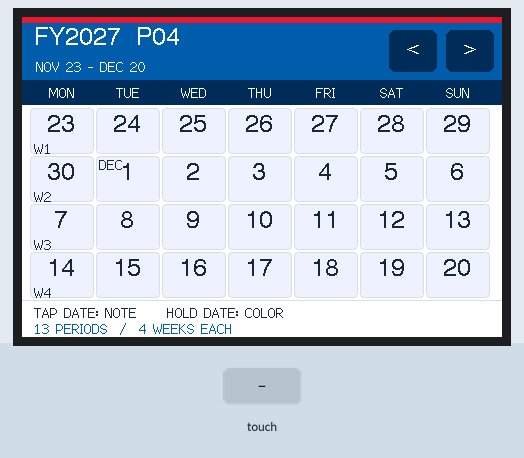
This program was run on a simulated ESP32. On the bench: 480×320 colour display. The test bench sets the inputs (shaded band). Storage starts empty; what the program prints to the serial monitor is not drawn.

Above: at 1.7 s.
1.8 s: screen touched at 13 % across, 30 % down
At 3.2 s:
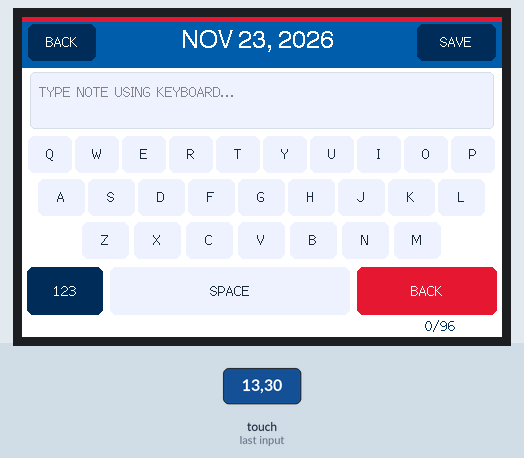
3.7 s: screen touched at 13 % across, 70 % down
At 4.9 s:
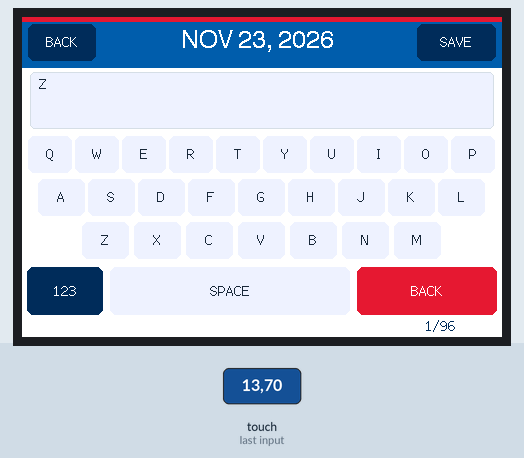
5.6 s: screen touched at 87 % across, 10 % down
At 7.2 s:
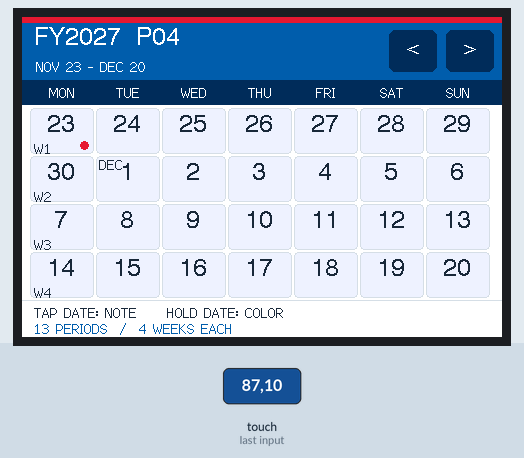
7.5 s: screen touched at 38 % across, 50 % down
At 8.8 s:
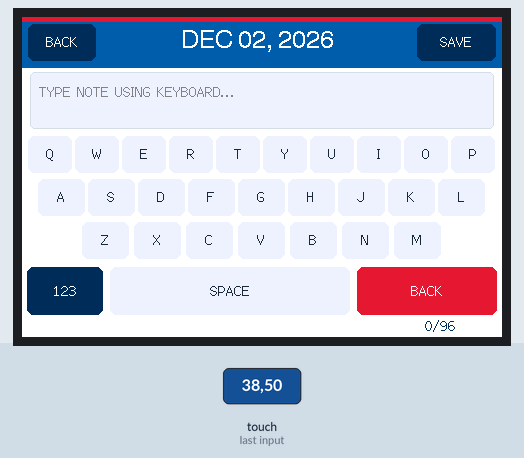
9.4 s: screen touched at 38 % across, 70 % down
At 10.5 s:
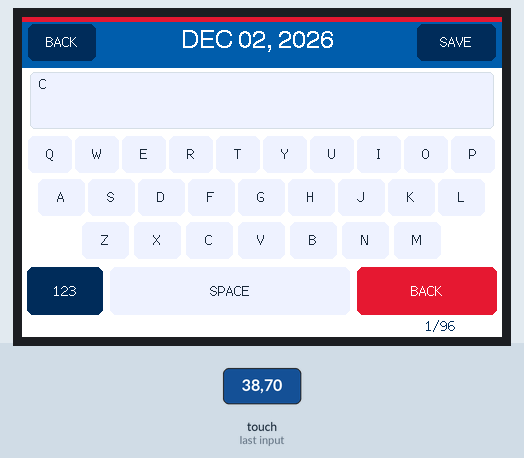
11.3 s: screen touched at 62 % across, 70 % down
Timing chart, 0 to 14.2 s (numbered marks = the images above; inputs shaded):
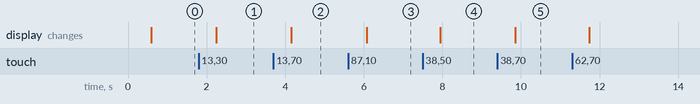

Measured:
- after the input at 1.8 s, the display: changes after 0.44 s (image 1)
- after the input at 3.7 s, the display: changes after 0.45 s (image 2)
- after the input at 5.6 s, the display: changes after 0.48 s (image 3)
- after the input at 7.5 s, the display: changes after 0.45 s (image 4)
- after the input at 9.4 s, the display: changes after 0.45 s (image 5)

The program:

main.cpp
```cpp
/*
 FY2027 Work Calendar for Sunton ESP32-3248S035R / S035C (3.5 inch CYD)
 480x320 landscape, four-week fiscal periods, Monday-first.
 Tap day = edit its note; hold day >= 650 ms = Blue / Red / Clear.
 All changes persisted to LittleFS (no Wi-Fi, RTC, or SD card required).
 Costco-inspired palette; no official logo or proprietary font embedded.
*/
#include <Arduino.h>
#include <LittleFS.h>
#include <string.h>
#include "CYD35_Display.h"

CYD35Display tft;
static uint16_t BLUE, RED, NAVY, PALE, INK, BORDER, WHITE, GREY;
constexpr int DISPLAY_W = 480, DISPLAY_H = 320;
constexpr int MAX_EVENTS = 500;
constexpr int CAL_NOTE_LIMIT = 96;
constexpr uint32_t STORAGE_MAGIC = 0x43414C32UL; // "CAL2"
constexpr uint16_t STORAGE_VERSION = 1;
constexpr uint32_t HOLD_MS = 650;

struct CalendarEntry {
  int32_t day;                 // days since 1970-01-01
  uint8_t color;               // 0=none, 1=blue, 2=red
  char note[CAL_NOTE_LIMIT + 1];     // ASCII, nul-terminated
};
struct FileHeader { uint32_t magic; uint16_t version; uint16_t count; };
static CalendarEntry entries[MAX_EVENTS];
static int entryCount = 0;
static bool fsReady = false, saveOK = true;
static int fiscalYear = 2027, period = 4;
static int32_t chosenDay = 0;
static String draft;
static bool numberKeys = false;
enum Screen { CALENDAR, NOTE_EDITOR, COLOR_PICKER };
static Screen screen = CALENDAR;

// Civil-date arithmetic adapted from Howard Hinnant's public-domain algorithms.
static int32_t daysFromCivil(int y, unsigned m, unsigned d) {
  y -= m <= 2;
  const int era = (y >= 0 ? y : y - 399) / 400;
  const unsigned yoe = unsigned(y - era * 400);
  const unsigned doy = (153 * (m + (m > 2 ? -3 : 9)) + 2) / 5 + d - 1;
  const unsigned doe = yoe * 365 + yoe / 4 - yoe / 100 + doy;
  return era * 146097 + int(doe) - 719468;
}
static void civilFromDays(int32_t z, int &y, unsigned &m, unsigned &d) {
  z += 719468;
  const int era = (z >= 0 ? z : z - 146096) / 146097;
  const unsigned doe = unsigned(z - era * 146097);
  const unsigned yoe = (doe - doe / 1460 + doe / 36524 - doe / 146096) / 365;
  y = int(yoe) + era * 400;
  const unsigned doy = doe - (365 * yoe + yoe / 4 - yoe / 100);
  const unsigned mp = (5 * doy + 2) / 153;
  d = doy - (153 * mp + 2) / 5 + 1;
  m = mp + (mp < 10 ? 3 : -9);
  y += m <= 2;
}
static int32_t firstDay() {
  // FY2027 P4 W1 = Mon 2026-11-23 -> FY2027 P1 W1 = Mon 2026-08-31.
  // Each modeled FY is 13 x 4 = 52 weeks (a 53-week FY needs a rule update).
  return daysFromCivil(2026, 8, 31) + (fiscalYear - 2027) * 364;
}
static int32_t currentPeriodStart() { return firstDay() + (period - 1) * 28; }
static const char *monthName(unsigned m) {
  static const char *names[] = {"", "JAN", "FEB", "MAR", "APR", "MAY", "JUN", "JUL", "AUG", "SEP", "OCT", "NOV", "DEC"};
  return (m >= 1 && m <= 12) ? names[m] : "???";
}
static String dateText(int32_t day, bool year = true) {
  int y; unsigned m,d; civilFromDays(day,y,m,d);
  char b[40];
  if (year) snprintf(b,sizeof(b),"%s %02u, %04d",monthName(m),d,y);
  else snprintf(b,sizeof(b),"%s %u",monthName(m),d);
  return String(b);
}
static int indexOf(int32_t day) {
  for (int i=0; i<entryCount; ++i) if (entries[i].day == day) return i;
  return -1;
}
static uint8_t colorOf(int32_t day) { int i=indexOf(day); return i < 0 ? 0 : entries[i].color; }
static const char *noteOf(int32_t day) { int i=indexOf(day); return i < 0 ? "" : entries[i].note; }
static bool storeFile() {
  if (!fsReady) return false;
  File f = LittleFS.open("/calendar.tmp", "w");
  if (!f) return false;
  FileHeader head = {STORAGE_MAGIC, STORAGE_VERSION, (uint16_t)entryCount};
  bool good = (f.write(reinterpret_cast<const uint8_t*>(&head), sizeof(head)) == sizeof(head));
  if (good && entryCount > 0)
    good = (f.write(reinterpret_cast<const uint8_t*>(entries), sizeof(CalendarEntry)*entryCount)
            == sizeof(CalendarEntry)*entryCount);
  f.flush(); f.close();
  if (!good) { LittleFS.remove("/calendar.tmp"); return false; }
  // LittleFS rename on ESP32 replaces a file. Keep a backup during replacement.
  LittleFS.remove("/calendar.bak");
  if (LittleFS.exists("/calendar.dat")) LittleFS.rename("/calendar.dat", "/calendar.bak");
  if (!LittleFS.rename("/calendar.tmp", "/calendar.dat")) {
    if (LittleFS.exists("/calendar.bak")) LittleFS.rename("/calendar.bak", "/calendar.dat");
    return false;
  }
  return true;
}
static void loadFile() {
  if (!fsReady) return;
  String path = LittleFS.exists("/calendar.dat") ? "/calendar.dat" : "/calendar.bak";
  File f = LittleFS.open(path, "r");
  if (!f) return;
  FileHeader head;
  bool valid = f.readBytes(reinterpret_cast<char*>(&head), sizeof(head)) == sizeof(head)
     && head.magic == STORAGE_MAGIC && head.version == STORAGE_VERSION && head.count <= MAX_EVENTS;
  if (valid) {
    const size_t bytes = head.count * sizeof(CalendarEntry);
    valid = f.readBytes(reinterpret_cast<char*>(entries), bytes) == bytes;
    if (valid) { entryCount = head.count; for(int i=0;i<entryCount;++i) entries[i].note[CAL_NOTE_LIMIT]=0; }
  }
  if (!valid) { entryCount = 0; saveOK = false; }
  f.close();
}
static void setEntry(int32_t day, uint8_t color, const String &note) {
  int idx = indexOf(day);
  if (color == 0 && note.length() == 0) {
    if (idx >= 0) { entries[idx] = entries[--entryCount]; saveOK = storeFile(); }
    return;
  }
  if (idx < 0) {
    if (entryCount >= MAX_EVENTS) { saveOK = false; return; }
    idx = entryCount++;
  }
  entries[idx].day = day;
  entries[idx].color = color;
  size_t n = min((size_t)CAL_NOTE_LIMIT, (size_t)note.length());
  memcpy(entries[idx].note, note.c_str(), n);
  entries[idx].note[n] = '\0';
  saveOK = storeFile();
}
static void applyColor(uint8_t color) { setEntry(chosenDay,color,String(noteOf(chosenDay))); }
static bool inside(int x,int y,int a,int b,int w,int h) { return x>=a && x<a+w && y>=b && y<b+h; }
static void centered(const String &s,int x,int y,uint16_t fg,int font=2) {
  tft.setFont(font==4 ? &fonts::Font4 : &fonts::Font2);
  tft.setTextDatum(middle_center);
  tft.setTextColor(fg);
  tft.drawString(s,x,y);
}
static void button(int x,int y,int w,int h,const String &label,uint16_t bg,uint16_t fg,int font=2) {
  tft.fillRoundRect(x,y,w,h,6,bg);
  centered(label,x+w/2,y+h/2,fg,font);
}
static bool dateCellAt(int x,int y,int &row,int &col) {
  if (!inside(x,y,8,91,462,190)) return false;
  col=(x-8)/66; row=(y-91)/48;
  if (col < 0 || col > 6 || row < 0 || row > 3) return false;
  return x < 8 + col*66+64 && y < 91+row*48+46;
}
static void drawCalendar() {
  tft.fillScreen(WHITE);
  tft.fillRect(0,0,480,6,RED);
  tft.fillRect(0,6,480,57,BLUE);
  tft.setTextDatum(top_left);
  tft.setTextColor(WHITE);
  tft.setFont(&fonts::Font4);
  char head[32]; snprintf(head,sizeof(head),"FY%d   P%02d",fiscalYear,period);
  tft.drawString(head,12,9);
  tft.setFont(&fonts::Font2);
  String range = dateText(currentPeriodStart(),false) + " - " + dateText(currentPeriodStart()+27,false);
  tft.drawString(range,14,42);
  button(367,13,48,42,"<",NAVY,WHITE,4);
  button(424,13,48,42,">",NAVY,WHITE,4);

  tft.fillRect(0,63,480,25,NAVY);
  static const char *days[] = {"MON","TUE","WED","THU","FRI","SAT","SUN"};
  for (int c=0;c<7;++c) centered(days[c],8+c*66+32,76,WHITE);
  const int32_t start = currentPeriodStart();
  for(int r=0;r<4;++r) for(int c=0;c<7;++c) {
    int x=8+c*66, y=91+r*48; int32_t day=start+r*7+c;
    int yr; unsigned mo,da; civilFromDays(day,yr,mo,da);
    uint8_t col = colorOf(day);
    uint16_t bg = (col==1) ? BLUE : (col==2) ? RED : PALE;
    uint16_t fg = col ? WHITE : INK;
    tft.fillRoundRect(x,y,64,46,4,bg);
    if(!col) tft.drawRoundRect(x,y,64,46,4,BORDER);
    char num[5]; snprintf(num,sizeof(num),"%u",da);
    centered(num,x+31,y+18,fg,4);
    if(c==0) {char wk[6];snprintf(wk,sizeof(wk),"W%d",r+1);
      tft.setFont(&fonts::Font2);tft.setTextDatum(top_left);tft.setTextColor(fg);tft.drawString(wk,x+4,y+33);}
    if(da==1) {tft.setFont(&fonts::Font2);tft.setTextDatum(top_left);
      tft.setTextColor(fg);tft.drawString(monthName(mo),x+3,y+1);}
    if(noteOf(day)[0]) tft.fillCircle(x+54,y+37,4,col ? WHITE : RED);
  }
  tft.fillRect(0,283,480,1,BORDER);
  tft.setFont(&fonts::Font2);tft.setTextDatum(top_left);tft.setTextColor(INK);
  tft.drawString("TAP DATE: NOTE     HOLD DATE: COLOR",12,288);
  if(!fsReady || !saveOK) {tft.setTextColor(RED);tft.drawString("STORAGE ERROR - DATA NOT SAVED",10,304);}
  else {tft.setTextColor(BLUE);tft.drawString("13 PERIODS  /  4 WEEKS EACH",12,304);}
}
static void drawColorPicker() {
  drawCalendar();
  tft.fillRoundRect(28,77,424,188,12,WHITE);
  tft.drawRoundRect(28,77,424,188,12,NAVY);
  centered("COLOR  " + dateText(chosenDay),240,107,NAVY,4);
  button(43,146,122,55,"BLUE",BLUE,WHITE,4);
  button(179,146,122,55,"RED",RED,WHITE,4);
  button(315,146,122,55,"CLEAR",GREY,INK,4);
  button(168,219,144,32,"CANCEL",NAVY,WHITE);
}
static void drawKeyboard() {
  static const char *letters[]={"QWERTYUIOP","ASDFGHJKL","ZXCVBNM"};
  static const char *symbols[]={"1234567890","-/. :&#(),","?!+=%$@_;"};
  for(int row=0;row<3;++row) {
    String keys = numberKeys ? String(symbols[row]) : String(letters[row]);
    const int count=keys.length();
    int gap=(row==0?3:row==1?3:5), width=(row==0?44:row==1?47:47);
    int start=(480 - (count*width + (count-1)*gap))/2;
    int top=119 + row*43;
    for(int c=0;c<count;++c) button(start+c*(width+gap),top,width,37,String(keys[c]),PALE,INK,2);
  }
  button(5,250,76,48,numberKeys?"ABC":"123",NAVY,WHITE);
  button(88,250,240,48,"SPACE",PALE,INK);
  button(335,250,140,48,"BACK",RED,WHITE);
}
static void drawEditor() {
  tft.fillScreen(WHITE);
  tft.fillRect(0,0,480,51,BLUE); tft.fillRect(0,0,480,5,RED);
  button(6,7,68,37,"BACK",NAVY,WHITE);
  centered(dateText(chosenDay),235,25,WHITE,4);
  button(395,7,79,37,"SAVE",NAVY,WHITE);
  tft.fillRoundRect(8,55,464,57,5,PALE);
  tft.drawRoundRect(8,55,464,57,5,BORDER);
  tft.setFont(&fonts::Font2); tft.setTextColor(INK); tft.setTextDatum(top_left);
  if(!draft.length()) {tft.setTextColor(0x8410);tft.drawString("TYPE NOTE USING KEYBOARD...",17,67);}
  else {
    // Three printable lines of 45 characters, or up to CAL_NOTE_LIMIT in total.
    for(int line=0;line<3;++line) {
      const int begin=line*45;
      if(begin >= (int)draft.length()) break;
      tft.drawString(draft.substring(begin,min((int)draft.length(),begin+45)),17,59+line*17);
    }
  }
  drawKeyboard();
  char counter[20]; snprintf(counter,sizeof(counter),"%u/%d",(unsigned)draft.length(),CAL_NOTE_LIMIT);
  centered(counter,418,309,NAVY);
}
static void navigatePeriod(int n) {
  period+=n;
  if(period<1) {period=13; --fiscalYear;}
  else if(period>13) {period=1; ++fiscalYear;}
  drawCalendar();
}
static void handleKeyboard(int x,int y) {
  if(inside(x,y,5,250,76,48)) { numberKeys=!numberKeys;drawEditor();return; }
  if(inside(x,y,88,250,240,48)) { if(draft.length()<CAL_NOTE_LIMIT)draft+=' ';drawEditor();return; }
  if(inside(x,y,335,250,140,48)) { if(draft.length())draft.remove(draft.length()-1);drawEditor();return; }
  static const char *letters[]={"QWERTYUIOP","ASDFGHJKL","ZXCVBNM"};
  static const char *symbols[]={"1234567890","-/. :&#(),","?!+=%$@_;"};
  for(int row=0;row<3;++row) {
    String keys=numberKeys ? String(symbols[row]) : String(letters[row]);
    int count=keys.length(), gap=(row==0?3:row==1?3:5), width=(row==0?44:row==1?47:47);
    int start=(480 - (count*width+(count-1)*gap))/2;
    for(int c=0;c<count;++c) if(inside(x,y,start+c*(width+gap),119+row*43,width,37)) {
      if(draft.length()<CAL_NOTE_LIMIT) draft+=(char)keys[c];
      drawEditor(); return;
    }
  }
}
static void tap(int x,int y) {
  if(screen==CALENDAR) {
    if(inside(x,y,367,13,48,42)) { navigatePeriod(-1); return; }
    if(inside(x,y,424,13,48,42)) { navigatePeriod(1); return; }
    int r,c;
    if(dateCellAt(x,y,r,c)) {
      chosenDay=currentPeriodStart()+r*7+c;
      draft=String(noteOf(chosenDay)); numberKeys=false;
      screen=NOTE_EDITOR;drawEditor();
    }
    return;
  }
  if(screen==NOTE_EDITOR) {
    if(inside(x,y,6,7,68,37)) {screen=CALENDAR;drawCalendar();return;}
    if(inside(x,y,395,7,79,37)) {
      draft.trim();setEntry(chosenDay,colorOf(chosenDay),draft);
      screen=CALENDAR;drawCalendar();return;
    }
    if(y>=119) handleKeyboard(x,y);
    return;
  }
  if(screen==COLOR_PICKER) {
    uint8_t choice=0;
    if(inside(x,y,43,146,122,55))choice=1;
    else if(inside(x,y,179,146,122,55))choice=2;
    else if(inside(x,y,315,146,122,55))choice=3;
    if(choice) applyColor(choice==3?0:choice);
    screen=CALENDAR;drawCalendar();
  }
}

void setup() {
  Serial.begin(115200);
  delay(100);
  tft.begin();tft.setRotation(1);tft.setBrightness(245);
  WHITE=tft.color565(255,255,255);
  BLUE=tft.color565(0,93,171);       // brand reference blue #005DAB
  RED=tft.color565(229,25,55);       // brand reference red  #E51937
  NAVY=tft.color565(0,47,95);
  PALE=tft.color565(238,243,248);
  INK=tft.color565(24,41,63);
  BORDER=tft.color565(209,221,231);
  GREY=tft.color565(220,223,226);
  fsReady=LittleFS.begin(false);
  if(!fsReady) fsReady=LittleFS.begin(true); // first-time format; see README backup warning
  if(fsReady) loadFile();
  saveOK=fsReady && saveOK;
  drawCalendar();
  Serial.printf("FY2027 Work Calendar, board %s, entries=%d, LittleFS=%d\n",
#if defined(CYD_CAPACITIVE)
    "C (capacitive)",
#else
    "R (resistive)",
#endif
    entryCount,fsReady);
}
void loop() {
  static bool down=false, held=false;
  static uint32_t began=0;
  static int originX=0,originY=0;
  uint16_t x=0,y=0;
  bool now=tft.getTouch(&x,&y);
  if(now && !down) {
    down=true;held=false;began=millis();originX=x;originY=y;
  } else if(now && down && !held && screen==CALENDAR && millis()-began>=HOLD_MS) {
    int r,c;
    if(dateCellAt(originX,originY,r,c)) {
      chosenDay=currentPeriodStart()+r*7+c;
      screen=COLOR_PICKER;drawColorPicker();held=true;
    }
  } else if(!now && down) {
    if(!held && millis()-began >= 25) tap(originX,originY);
    down=false;held=false;
  }
  delay(15);
}
```

CYD35_Display.h
```cpp
#pragma once
// ST7796 / 480x320 landscape. Shared-display SPI on HSPI.
// R = XPT2046 SPI touch, C = GT911 I2C touch.
#define LGFX_USE_V1
#include <LovyanGFX.hpp>

class CYD35Display : public lgfx::LGFX_Device {
  lgfx::Panel_ST7796 panel;
  lgfx::Bus_SPI bus;
  lgfx::Light_PWM backlight;
#if defined(CYD_CAPACITIVE)
  lgfx::Touch_GT911 touch;
#else
  lgfx::Touch_XPT2046 touch;
#endif
public:
  CYD35Display() {
    {
      auto cfg = bus.config();
      cfg.spi_host = HSPI_HOST;
      cfg.spi_mode = 0;
      cfg.freq_write = 24000000; // conservative for common board revisions
      cfg.freq_read = 16000000;
      cfg.spi_3wire = true;
      cfg.use_lock = true;
      cfg.dma_channel = SPI_DMA_CH_AUTO;
      cfg.pin_sclk = 14;
      cfg.pin_mosi = 13;
      cfg.pin_miso = 12;
      cfg.pin_dc = 2;
      bus.config(cfg);
      panel.setBus(&bus);
    }
    {
      auto cfg = panel.config();
      cfg.pin_cs = 15;
      cfg.pin_rst = -1;
      cfg.pin_busy = -1;
      cfg.panel_width = 320;
      cfg.panel_height = 480;
      cfg.offset_x = 0;
      cfg.offset_y = 0;
      cfg.offset_rotation = 0;
      cfg.dummy_read_pixel = 8;
      cfg.dummy_read_bits = 1;
      cfg.readable = true;
      cfg.invert = false;
      cfg.rgb_order = false;
      cfg.dlen_16bit = false;
      cfg.bus_shared = true;
      panel.config(cfg);
    }
    {
      auto cfg = backlight.config();
      cfg.pin_bl = 27;
      cfg.invert = false;
      cfg.freq = 1200;
      cfg.pwm_channel = 7;
      backlight.config(cfg);
      panel.setLight(&backlight);
    }
    {
      auto cfg = touch.config();
#if defined(CYD_CAPACITIVE)
      cfg.x_min = 0;
      cfg.x_max = 319;
      cfg.y_min = 0;
      cfg.y_max = 479;
      cfg.pin_int = -1;
      cfg.pin_rst = 25;
      cfg.bus_shared = false;
      cfg.offset_rotation = 0;
      cfg.i2c_port = 1;
      cfg.i2c_addr = 0x5D; // some batches use 0x14
      cfg.pin_sda = 33;
      cfg.pin_scl = 32;
      cfg.freq = 400000;
#else
      cfg.spi_host = HSPI_HOST;
      cfg.bus_shared = true;
      cfg.freq = 1000000;
      cfg.pin_int = -1; // polling works without IRQ / is safer on revisions
      cfg.pin_sclk = 14;
      cfg.pin_mosi = 13;
      cfg.pin_miso = 12;
      cfg.pin_cs = 33;
      cfg.x_min = 200;
      cfg.x_max = 3800;
      cfg.y_min = 3900;
      cfg.y_max = 300;
      cfg.offset_rotation = 0;
#endif
      touch.config(cfg);
      panel.setTouch(&touch);
    }
    setPanel(&panel);
  }
};
```
